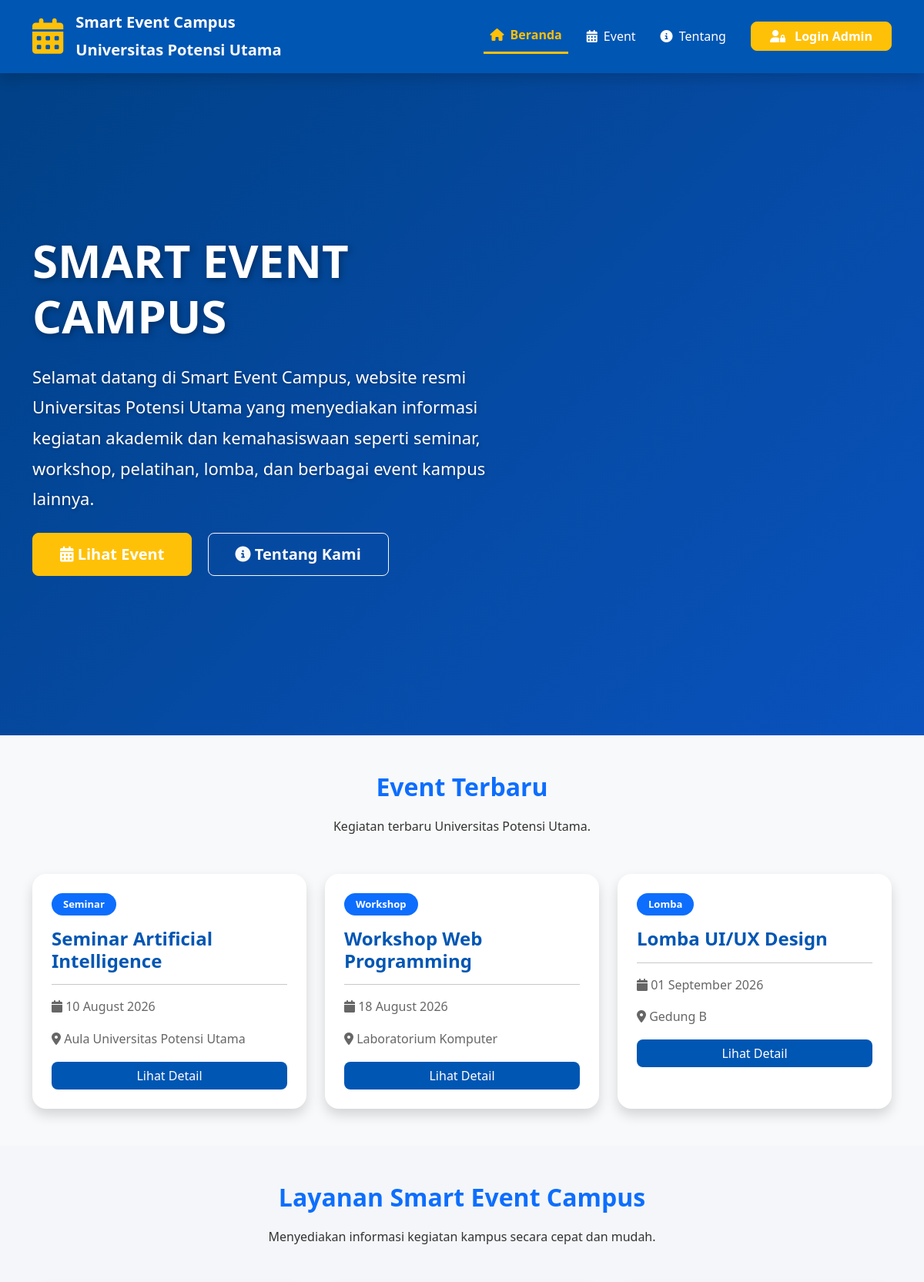
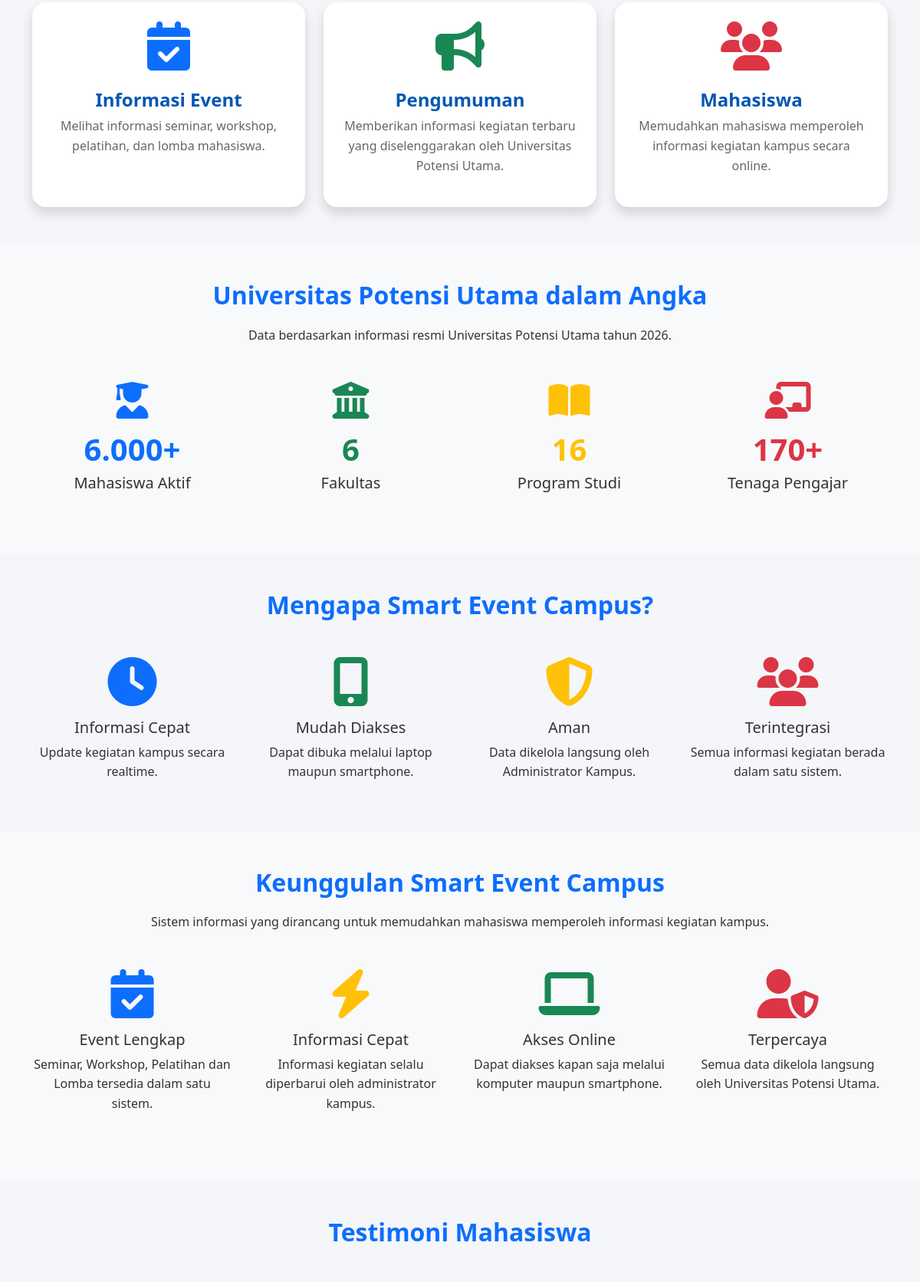
The page / (upper part) on the database its author committed (2 pictures, top to bottom).
### tables this page shows
CREATE TABLE event (
    id_event INT AUTO_INCREMENT PRIMARY KEY,
    nama_event VARCHAR(150) NOT NULL,
    jenis_event ENUM('Seminar','Workshop','Pelatihan','Lomba') NOT NULL,
    tanggal DATE NOT NULL,
    lokasi VARCHAR(150) NOT NULL,
    penyelenggara VARCHAR(150) NOT NULL,
    deskripsi TEXT NOT NULL
);

### index.php (the view, shortened to what this page needs)
<!DOCTYPE html>
<html lang="id">
<head>
<link href="https://cdn.jsdelivr.net/npm/bootstrap@5.3.3/dist/css/bootstrap.min.css" rel="stylesheet">
<link href="https://cdnjs.cloudflare.com/ajax/libs/font-awesome/6.5.2/css/all.min.css" rel="stylesheet">
<link rel="stylesheet" href="assets/css/style.css">
</head>
<body>
<?php include "assets/navbar.php"; ?>
<section class="hero">
<div class="container">
<div class="row align-items-center" style="min-height:90vh;">
<div class="col-lg-7 text-white">
<h1 class="display-3 fw-bold">
SMART EVENT CAMPUS
</h1>
<p class="lead mt-4">
Selamat datang di <strong>Smart Event Campus</strong>,
website resmi Universitas Potensi Utama yang
menyediakan informasi kegiatan akademik dan
kemahasiswaan seperti seminar, workshop,
pelatihan, lomba, dan berbagai event kampus lainnya.
</p>
<div class="mt-4">
<a href="event.php" class="btn btn-warning btn-lg me-3">
<i class="fa-solid fa-calendar-days"></i>
Lihat Event
</a>
<a href="tentang.php" class="btn btn-outline-light btn-lg">
<i class="fa-solid fa-circle-info"></i>
Tentang Kami
</a>
</div>
</div>
</div>
</div>
</section>
<?php
include "config/koneksi.php";
$event = mysqli_query($conn,"
SELECT *
FROM event
ORDER BY tanggal ASC
LIMIT 3
");
?>
<section class="py-5 bg-light">
<div class="container">
<div class="text-center mb-5">
<h2 class="fw-bold text-primary">
Event Terbaru
</h2>
<p>
Kegiatan terbaru Universitas Potensi Utama.
</p>
</div>
<div class="row">
<?php while($e=mysqli_fetch_assoc($event)){ ?>
<div class="col-lg-4">
<div class="card shadow h-100">
<div class="card-body">
<span class="badge bg-primary">
<?= htmlspecialchars($e['jenis_event']) ?>
</span>
<h4 class="mt-3">
<?= htmlspecialchars($e['nama_event']) ?>
</h4>
<hr>
<p>
<i class="fa-solid fa-calendar"></i>
<?= date("d F Y",strtotime($e['tanggal'])) ?>
</p>
<p>
<i class="fa-solid fa-location-dot"></i>
<?= htmlspecialchars($e['lokasi']) ?>
</p>
<a href="detail.php?id=<?=$e['id_event']?>"
class="btn btn-primary w-100">
Lihat Detail
</a>
</div>
</div>
</div>
<?php } ?>
</div>
</div>
</section>
<section class="py-5">
<div class="container">
<div class="text-center mb-5">
<h2 class="fw-bold text-primary">
Layanan Smart Event Campus
</h2>
<p>
Menyediakan informasi kegiatan kampus secara cepat dan mudah.
</p>
</div>
<div class="row">
<div class="col-md-4">
<div class="card shadow h-100 text-center">
<div class="card-body">
<i class="fa-solid fa-calendar-check fa-4x text-primary mb-4"></i>
<h4>Informasi Event</h4>
<p>
Melihat informasi seminar, workshop, pelatihan,
dan lomba mahasiswa.
</p>
</div>
</div>
</div>
<div class="col-md-4">
<div class="card shadow h-100 text-center">
<div class="card-body">
<i class="fa-solid fa-bullhorn fa-4x text-success mb-4"></i>
<h4>Pengumuman</h4>
<p>
Memberikan informasi kegiatan terbaru yang
diselenggarakan oleh Universitas Potensi Utama.
</p>
</div>
</div>
</div>
<div class="col-md-4">
<div class="card shadow h-100 text-center">
<div class="card-body">
<i class="fa-solid fa-users fa-4x text-danger mb-4"></i>
<h4>Mahasiswa</h4>
<p>
Memudahkan mahasiswa memperoleh informasi
kegiatan kampus secara online.
</p>
</div>
</div>
</div>
</div>
</div>
</section>
<section class="bg-light py-5">
  <div class="container">
    <div class="text-center mb-5">
      <h2 class="fw-bold text-primary">
        Universitas Potensi Utama dalam Angka
      </h2>
      <p>
        Data berdasarkan informasi resmi Universitas Potensi Utama tahun 2026.
      </p>
    </div>
    <div class="row text-center">
      <div class="col-md-3 mb-4">
        <i class="fa-solid fa-user-graduate fa-3x text-primary mb-3"></i>
        <h1 class="fw-bold text-primary">
          6.000+
        </h1>
        <h5>Mahasiswa Aktif</h5>
      </div>
      <div class="col-md-3 mb-4">
        <i class="fa-solid fa-building-columns fa-3x text-success mb-3"></i>
        <h1 class="fw-bold text-success">
          6
        </h1>
        <h5>Fakultas</h5>
      </div>
      <div class="col-md-3 mb-4">
        <i class="fa-solid fa-book-open fa-3x text-warning mb-3"></i>
        <h1 class="fw-bold text-warning">
          16
        </h1>
        <h5>Program Studi</h5>
      </div>
      <div class="col-md-3 mb-4">
        <i class="fa-solid fa-chalkboard-user fa-3x text-danger mb-3"></i>
        <h1 class="fw-bold text-danger">
          170+
        </h1>
        <h5>Tenaga Pengajar</h5>
      </div>
    </div>
  </div>
</section>
<section class="py-5">
<div class="container">
<div class="text-center mb-5">
<h2 class="text-primary fw-bold">
Mengapa Smart Event Campus?
</h2>
</div>
<div class="row">
<div class="col-md-3 text-center">
<i class="fa-solid fa-clock fa-4x text-primary mb-3"></i>
<h5>Informasi Cepat</h5>
<p>Update kegiatan kampus secara realtime.</p>
</div>
<div class="col-md-3 text-center">
<i class="fa-solid fa-mobile-screen-button fa-4x text-success mb-3"></i>
<h5>Mudah Diakses</h5>
<p>Dapat dibuka melalui laptop maupun smartphone.</p>
</div>
<div class="col-md-3 text-center">
<i class="fa-solid fa-shield-halved fa-4x text-warning mb-3"></i>
<h5>Aman</h5>
<p>Data dikelola langsung oleh Administrator Kampus.</p>
</div>
<div class="col-md-3 text-center">
<i class="fa-solid fa-users fa-4x text-danger mb-3"></i>
<h5>Terintegrasi</h5>
<p>Semua informasi kegiatan berada dalam satu sistem.</p>
</div>
</div>
</div>
</section>
<section class="bg-light py-5">
<div class="container">
<div class="text-center mb-5">
<h2 class="fw-bold text-primary">
Keunggulan Smart Event Campus
</h2>
<p>
Sistem informasi yang dirancang untuk memudahkan mahasiswa memperoleh informasi kegiatan kampus.
</p>
</div>
<div class="row text-center">
<div class="col-md-3 mb-4">
<i class="fa-solid fa-calendar-check fa-4x text-primary mb-3"></i>
<h5>Event Lengkap</h5>
<p>
Seminar, Workshop, Pelatihan dan Lomba tersedia dalam satu sistem.
</p>
</div>
<div class="col-md-3 mb-4">
<i class="fa-solid fa-bolt fa-4x text-warning mb-3"></i>
<h5>Informasi Cepat</h5>
<p>
Informasi kegiatan selalu diperbarui oleh administrator kampus.
</p>
</div>
<div class="col-md-3 mb-4">
<i class="fa-solid fa-laptop fa-4x text-success mb-3"></i>
<h5>Akses Online</h5>
<p>
Dapat diakses kapan saja melalui komputer maupun smartphone.
</p>
</div>
<div class="col-md-3 mb-4">
<i class="fa-solid fa-user-shield fa-4x text-danger mb-3"></i>
<h5>Terpercaya</h5>
<p>
Semua data dikelola langsung oleh Universitas Potensi Utama.
</p>
</div>
</div>
</div>
</section>
<section class="py-5">
<div class="container">
<div class="text-center mb-5">
<h2 class="fw-bold text-primary">
Testimoni Mahasiswa
</h2>
</div>
</div>
</section>
</body>
</html>

### assets/css/style.css (style rules this page uses)
* { margin:0; padding:0; box-sizing:border-box; font-family:'Segoe UI',sans-serif; }
html { scroll-behavior:smooth; }
body { background:#f4f6f9; color:#333; line-height:1.6; }
.hero { position: relative; min-height: 90vh; display: flex; align-items: center; justify-content: center; background: linear-gradient(135deg,#0056b3,#0d6efd); overflow: hidden; }
.hero::before { content: ""; position: absolute; top: 0; left: 0; width: 100%; height: 100%; background: rgba(0,0,0,.25); z-index: 1; }
.hero .container { position: relative; z-index: 2; }
.hero .row { min-height: 90vh; align-items: center; }
.hero h1 { color: #ffffff; font-size: 60px; font-weight: 700; margin-bottom: 20px; text-shadow: 2px 2px 8px rgba(0,0,0,.35); }
.hero p { color: #ffffff; font-size: 22px; line-height: 1.8; text-shadow: 1px 1px 5px rgba(0,0,0,.3); }
.hero .btn { padding: 12px 35px; border-radius: 8px; font-weight: 600; }
.hero .btn-warning { color: #fff; }
section { padding:70px 0; }
section h2 { color:#0056b3; font-weight:bold; margin-bottom:20px; }
.card { border:none; border-radius:18px; box-shadow:0 10px 25px rgba(0,0,0,.08); transition:.35s; }
.card-body { padding:25px; }
.card h4 { color:#0056b3; font-weight:bold; }
.card p { color:#666; }
.badge { font-size:13px; padding:8px 15px; border-radius:20px; }
.btn { border-radius:8px; transition:.3s; }
.btn-primary { background:#0056b3; border:none; }
.btn-warning { color:#fff; }
.fa-solid { color:inherit; }

### rows shown on the page
event: jenis_event "Seminar", nama_event "Seminar Artificial Intelligence", tanggal "10 August 2026", lokasi "Aula Universitas Potensi Utama"
event: jenis_event "Workshop", nama_event "Workshop Web Programming", tanggal "18 August 2026", lokasi "Laboratorium Komputer"
event: jenis_event "Lomba", nama_event "Lomba UI/UX Design", tanggal "01 September 2026", lokasi "Gedung B"
